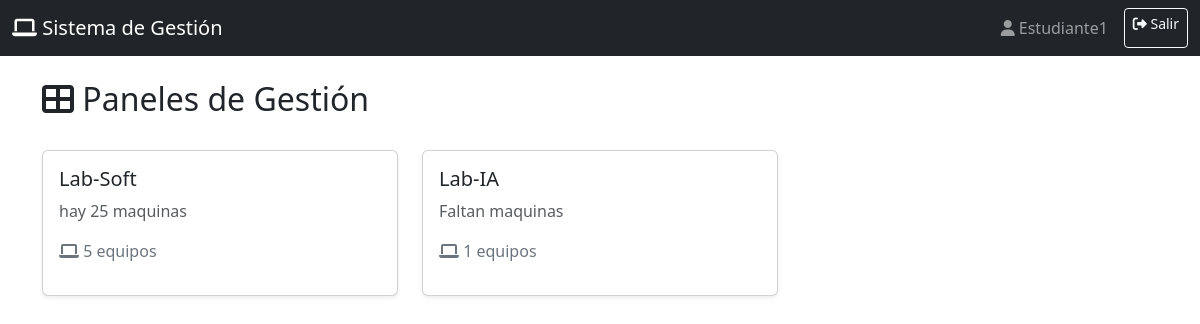
The app's page /dashboard (signed in) with its own data.
### models/Usuario.py (models this page shows, shortened)
class Usuarios(UserMixin, db.Model):
    __tablename__ = 'usuarios'
    id = db.Column(db.Integer, primary_key=True)
    username = db.Column(db.String(80), unique=True, nullable=False)
    password = db.Column(db.Text, nullable=False)
    rol = db.Column(db.String(20), nullable=False, default='estudiante')
    __table_args__ = (
        CheckConstraint("rol IN ('admin', 'profesor', 'estudiante', 'tecnico')", name='check_rol'),
    )

### models/Lab.py (models this page shows)
class Laboratorios(db.Model):
    __tablename__ = 'laboratorios'
    id = db.Column(db.Integer, primary_key=True)
    nombre = db.Column(db.String(100), unique=True, nullable=False)
    descripcion = db.Column(db.Text)
    equipos = db.relationship('Equipos', backref='laboratorio', lazy=True, cascade='all, delete-orphan')

### controllers/lab_controller.py (the view)
@Lab_bp.route('/dashboard')
@login_required
def dashboard():
    panels = Laboratorios.query.all()
    return render_template('dashboard.html', panels=panels)

### app.py (called while the page is built)
@login_manager.user_loader
def load_user(user_id):
    return Usuarios.query.get(int(user_id))

### views/templates/dashboard.html (shortened to what this page needs)
{% extends "base.html" %}
{% block content %}
<div class="d-flex justify-content-between align-items-center mb-4">
    <h2><i class="fas fa-th-large"></i> Paneles de Gestión</h2>
</div>
<div class="row">
    {% for panel in panels %}
    <div class="col-md-4 mb-4">
        <div class="card shadow-sm panel-card"
            onclick="window.location.href='{{ url_for('laboratorio.view_panel', panel_id=panel.id) }}'">
            <div class="card-body">
                <h5 class="card-title">{{ panel.nombre }}</h5>
                <p class="card-text text-muted">{{ panel.descripcion or 'Sin descripción' }}</p>
                <p class="text-secondary">
                    <i class="fas fa-laptop"></i> {{ panel.equipos|length }} equipos
                </p>
            </div>
        </div>
    </div>
    {% endfor %}
</div>
{% endblock %}

### views/templates/base.html (shortened to what this page needs)
<!DOCTYPE html>
<html lang="es">
<head>
    <link href="https://cdnjs.cloudflare.com/ajax/libs/bootstrap/5.3.0/css/bootstrap.min.css" rel="stylesheet">
    <link href="https://cdnjs.cloudflare.com/ajax/libs/font-awesome/6.4.0/css/all.min.css" rel="stylesheet">
    <link rel="stylesheet" href="{{ url_for('static', filename='css/style.css') }}">
</head>
<body>
    {% if current_user.is_authenticated %}
    <nav class="navbar navbar-expand-lg navbar-dark bg-dark">
        <div class="container-fluid">
            <a class="navbar-brand" href="{{ url_for('laboratorio.dashboard') }}">
                <i class="fas fa-laptop"></i> Sistema de Gestión
            </a>
            <div class="navbar-nav ms-auto">
                <span class="navbar-text me-3">
                    <i class="fas fa-user"></i> {{ current_user.username }}
                </span>
                <a class="btn btn-outline-light btn-sm" href="{{ url_for('auth.logout') }}">
                    <i class="fas fa-sign-out-alt"></i> Salir
                </a>
            </div>
        </div>
    </nav>
    {% endif %}
    <div class="container mt-4">
        {% block content %}{% endblock %}
    </div>
</body>
</html>

### static/css/style.css (style rules this page uses)
.panel-card { cursor: pointer; transition: transform 0.2s ease, box-shadow 0.2s ease; }

### records on screen
Usuarios: username "Estudiante1"
Laboratorios: nombre "Lab-Soft", descripcion "hay 25 maquinas", equipos|length "5"
Laboratorios: nombre "Lab-IA", descripcion "Faltan maquinas", equipos|length "1"
